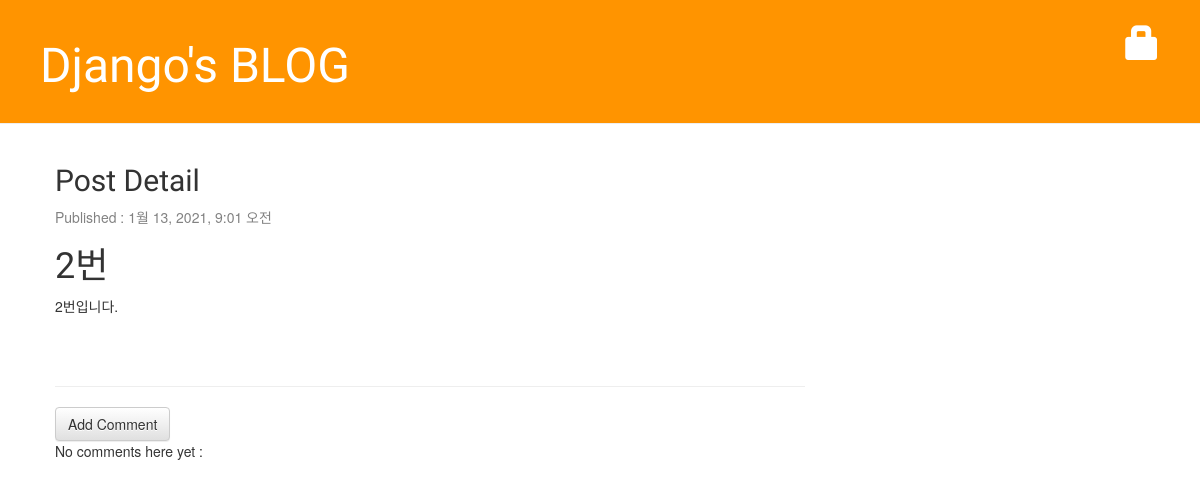
The page /post/2 on the database as committed earlier.
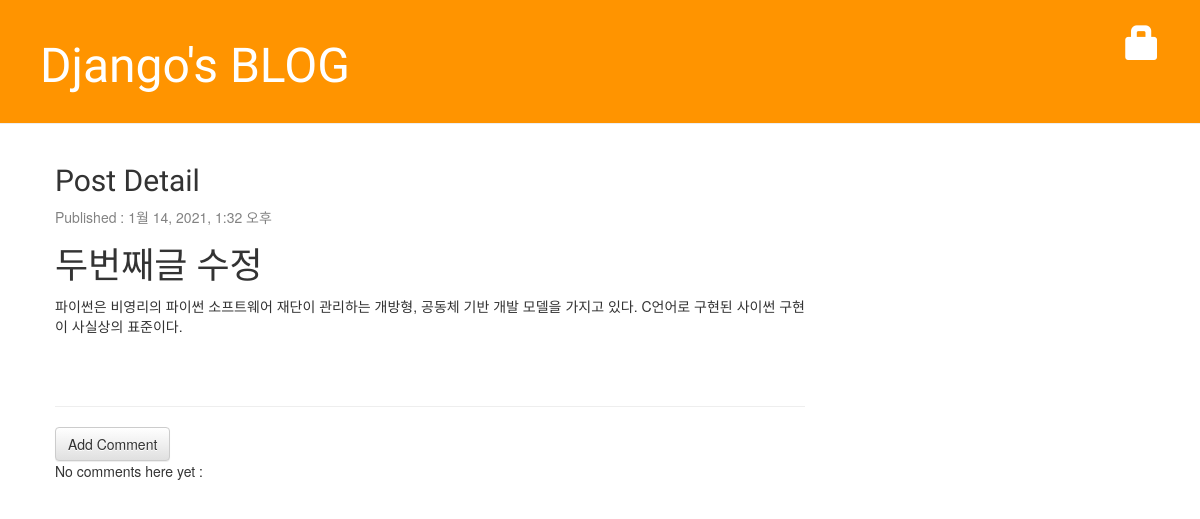
The same page on the database as committed later.
### blog/models.py (models this page shows, shortened)
class Post(models.Model):
    author = models.ForeignKey('auth.User', on_delete=models.CASCADE)
    title = models.CharField(max_length=200, validators=[min_length_3_validator])
    text = models.TextField()
    created_date = models.DateTimeField(default=timezone.now)
    published_date = models.DateTimeField(blank=True, null=True)

### blog/views.py (the view)
# urls.py: path('post/<int:pk>', views.post_detail, name='post_detail'),
def post_detail(request, pk):
    post = get_object_or_404(Post, pk=pk)
    return render(request, 'blog/post_detail.html', {'post': post})

### blog/templates/blog/post_detail.html (shortened to what this page needs)
{% extends 'blog/base.html' %}
{% block content %}
<div class="post">
    <h2>Post Detail</h2>
    {% if post.published_date %}
    <div class="date">
        <p>Published : {{post.published_date}}</p>
    </div>
    {% endif %}
    <h1>{{post.title}}</h1>
    <p>{{post.text|linebreaksbr}}</p>
</div>
<hr>
<a href="{% url 'add_comment_to_post' pk=post.pk %}" class="btn btn-default">Add Comment</a>
{% for comment in post.comments.all %}
    {% if user.is_authenticated %}
        <div class="comment">
            <div class="date">
                {{comment.created_date}}
                {% if not comment.approved_comment %}
                    <a href="{% url 'comment_remove' pk=comment.pk %}" class="btn btn-default">
                        <span class="glyphicon glyphicon-remove"></span>
                    </a>
                    <a href="{% url 'comment_approve' pk=comment.pk %}" class="btn btn-default">
                        <span class="glyphicon glyphicon-ok"></span>
                    </a>
                {% endif %}
            </div>
            <strong>{{comment.author}}</strong>
            <p>{{comment.text|linebreaks}}</p>
        </div>
    {% endif %}
{% empty %}
    <p>No comments here yet : </p>
{% endfor %}
{% endblock %}

Rows that differ between the two databases and show on the page:
changed Post: published_date "1월 13, 2021, 9:01 오전" → "1월 14, 2021, 1:32 오후"; title "2번" → "두번째글 수정"; text "2번입니다." → "파이썬은 비영리의 파이썬 소프트웨어 재단이 관리하는 개방형, 공동체 기반 개발 모델을 가지고 있다. C언어로 구현된 사이썬 구현이 사실상의 표준이다."
